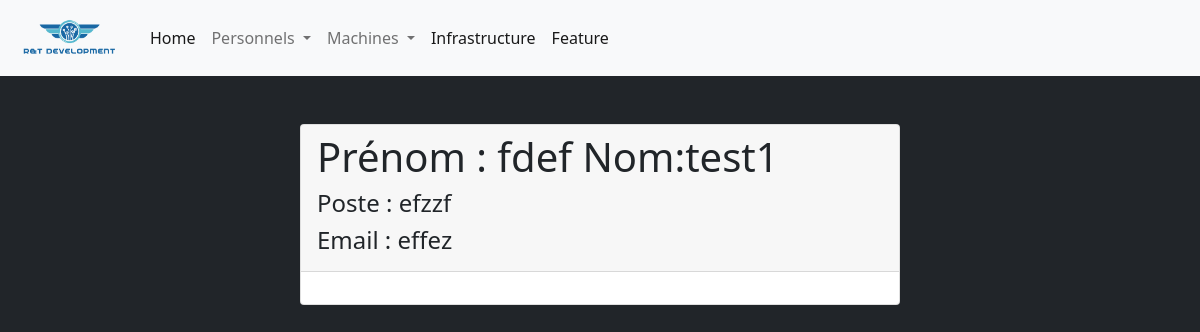
The app's page /computerApp/personnel/6 with its own data.
### computerApp/models.py (models this page shows, shortened)
class Personnel(models.Model):
    id = models.AutoField( primary_key=True,editable=False)
    civilite = models.CharField(default='Indéfini',max_length= 13 )
    prenom = models.CharField(max_length = 200 ,)
    nom = models.CharField(max_length = 200 ,)
    email = models.CharField(max_length=50, validators=[EmailValidator(message="Veuillez entrer une adresse email valide.")])
    poste = models.CharField(max_length = 200 ,)

### computerApp/views.py (the view)
# urls.py: path('personnel/<pk>' ,views.personnel_detail_view ,name='personnel-detail'),
def personnel_detail_view(request,pk):
    personnel = get_object_or_404(Personnel,id=pk)
    context = {"personnel":personnel}
    return render(request,'computerApp/personnel_detail.html',context)

### computerApp/templates/computerApp/personnel_detail.html (shortened to what this page needs)
{% extends "index.html" %}
{% block content %}
<div class="container">
  <div class="card mx-auto mt-5" style="max-width: 600px;">
    <div class="card-header">
      <h1>Prénom : {{personnel.prenom}} Nom:{{personnel.nom}}</h1>
      <h4>Poste : {{personnel.poste}}</h4>
      <h4>Email : {{personnel.email}}</h4>
    </div>
    <div class="card-body">
    </div>
  </div>
</div>
{% endblock %}

### records on screen
Personnel: prenom "fdef", nom "test1", poste "efzzf", email "effez"
